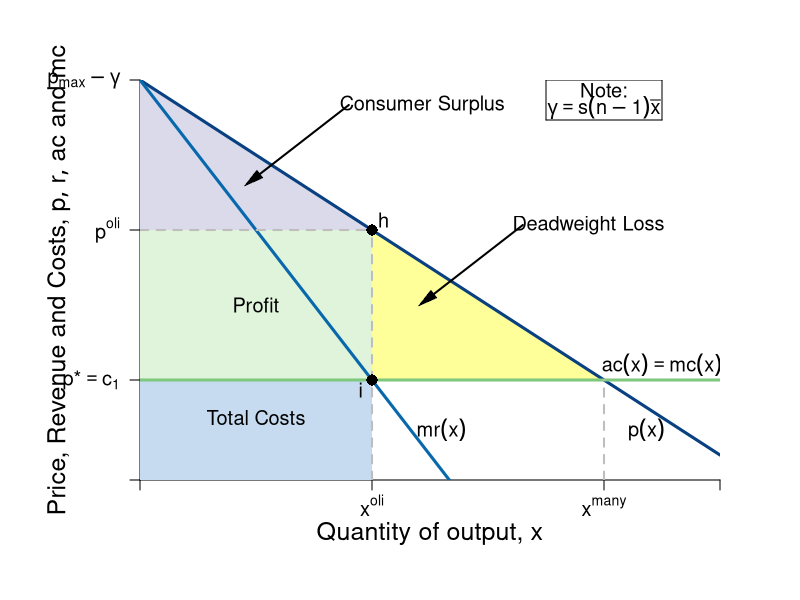

Recreate this plot in R.
#Graph Designer: Simon Halliday
#Authors: Bowles, Foley and Halliday
#Title: Coordination, Conflict and Competition: A Text in Microeconomics

require(shape)
pdf(file = "competitionmarkets/cournot_efficiency.pdf", width = 9, height = 7)

#Set parameters for graphics
axislabelsize <- 1.5
labelsize <- 1.2
graphlinewidth <- 3
segmentlinewidth <- 2

COL <- c("#7fc97f", "#beaed4", "#fdc086", "#ffff99", "#386cb0", "#f0027f", "#bf5b17", "#666666")
COLA <- c("#e0f3db", "#99d8c9","#66c2a4","#41ae76", "#238b45", "#005824")
COLB <- c("#c6dbef", "#4eb3d3", "#2b8cbe", "#0868ac","#084081")
COLC <- c("#fcfbfd", "#efedf5", "#dadaeb", "#bcbddc", "#9e9ac8", "#807dba", "#6a51a3", "#54278f", "#3f007d")

#Edited the margins to cater for the larger LHS labels
par(mar =  c(6, 7, 4, 4))

AvgRevenue <- function(x, s = 0.5, pmax = 20, c1 = 2, n = 5, xbar = 6){
  pmax -s*(n-1)*xbar -s*x
}

MRevenue <- function(x,  s = 0.5, pmax = 20, c1 = 2, n = 5,  xbar = 6){
  pmax - s*(n-1)*xbar -2*s*x
}

AvgCost <- function(x, c0 = 2, c1 = 2){
  c0/x + c1
}

xlims <- c(0, 15)
ylims <- c(0, 8)

npts <- 501 
x <- seq(xlims[1], xlims[2], length.out = npts)
y <- seq(ylims[1], ylims[2], length.out = npts) 
a <- c(13, 16.75, 19.25)

plot(0, 0, xlim = xlims, ylim = ylims, type = "n",
     xlab = expression(paste("")),
     ylab = expression(paste("")), 
     xaxt = "n", 
     yaxt = "n", 
     cex.lab = axislabelsize, 
     bty = "n",
     xaxs="i", 
     yaxs="i")

# ticksy <- seq(from = ylims[1], to = ylims[2], by = 1)
# ylabels <- seq(from = ylims[1], to = ylims[2], by = 1)
# ticksx <- seq(from = xlims[1], to = xlims[2], by = 1)
# xlabels <- seq(from = xlims[1], to = xlims[2], by = 1)
ticksy <- c(0, 2, AvgRevenue(x = 6), ylims[2])
ylabels <- c(NA, expression(paste(p,"*", phantom()== c[1])), expression(paste(p^{oli})), expression(paste(p[max] - gamma)))
ticksx <- c(0, 6, 12, xlims[2])
xlabels <- c(NA, expression(paste(x^{oli})), expression(paste(x^{many})), NA)

axis(1, at = ticksx, pos = 0, labels = xlabels, cex.axis = labelsize)
axis(2, at = ticksy, pos = 0, labels = ylabels, las = 1, cex.axis = labelsize)

npts <- 500 
xx1 <- seq(xlims[1], xlims[2], length.out = npts)
xx3 <- seq(2, 6, length.out = npts)

#Draw the polygon for profit
xpoly1 <- c(0, 6, 6, 0, 0)
ypoly1 <- c(2, 2, AvgRevenue(x = 6), AvgRevenue(x = 6), 2)
polygon(x = xpoly1, y = ypoly1, col=COLA[1], density=NULL, border = NA)

#Draw the polygon for costs
xpoly2 <- c(0, 6, 6, 0, 0)
ypoly2 <- c(0, 0, 2, 2, 2)
polygon(x = xpoly2, y = ypoly2, col=COLB[1], density=NULL, border = NA)

#Draw the polygon for deadweight loss
xpoly3 <- c(6, 6, 12, 6)
ypoly3 <- c(2, AvgRevenue(x = 6), 2, 2)
polygon(x = xpoly3, y = ypoly3, col=COL[4], density=NULL, border = NA)

#Draw the polygon for consumer surplus
xpoly4 <- c(0, 6, 0, 0)
ypoly4 <- c(AvgRevenue(x = 6), AvgRevenue(x = 6), AvgRevenue(x = 0), AvgRevenue(x = 6))
polygon(x = xpoly4, y = ypoly4, col=COLC[3], density=NULL, border = NA)


#lines(xx1, bcA(xx1, w = 10, p = 1.5), col = COLB[3], lwd = graphlinewidth)
lines(xx1, AvgRevenue(xx1), col = COLB[5], lwd = graphlinewidth)
lines(xx1, MRevenue(xx1), col = COLB[4], lwd = graphlinewidth)
#lines(xx1, AvgCost(xx1, c0 = 2, c1 = 4), col = COLA[5], lwd = graphlinewidth)

#Label the axes
mtext(expression(paste("Quantity of output, ", x)), side=1, line = 2.5, cex = axislabelsize)
text(-2.1, 0.5*ylims[2], expression(paste("Price, Revenue and Costs, ", list(p, r, ac), " and ", mc)), xpd = TRUE, cex = axislabelsize, srt = 90) 

#Label curves
text(13.5, 2.3, expression(paste(ac(x) == mc(x))), cex = labelsize)
text(13.1, 1, expression(paste(p(x))), cex = labelsize)
text(7.8, 1, expression(paste(mr(x))), cex = labelsize)

#Labels cost and profit areas
text(3, 0.5*AvgCost(x = 4), expression("Total Costs"), cex = labelsize)
text(3, 3.5, expression("Profit"), cex = labelsize)
# text(5.25, 5.5, expression("Deadweight"), cex = labelsize)
# text(5.25, 5, expression("Loss"), cex = labelsize)

#Draw segments for total costs
segments(0, AvgRevenue(x = 6), 6, AvgRevenue(x = 6), lty = 2, col = "gray" , lwd = segmentlinewidth)
segments(6, 0, 6, AvgRevenue(x = 6), lty = 2, col = "gray" , lwd = segmentlinewidth)
segments(0, 2, xlims[2], 2, lty = 1, col = COL[1] , lwd = graphlinewidth)

#Segment for many firms comparison
segments(12, 0, 12, 2, lty = 2, col = "gray" , lwd = segmentlinewidth)

#Label Points for comparison
points(6, MRevenue(x = 6), pch = 16, col = "black", cex = 1.5)
text(5.7, MRevenue(x = 6) - 0.2, expression(i), cex = labelsize)


points(6, AvgRevenue(x = 6), pch = 16, col = "black", cex = 1.5)
text(6.3, AvgRevenue(x = 6) + 0.2, expression(h), cex = labelsize)


# Arrow to Consumer surplus
text(7.3, 7.5, expression(paste("Consumer Surplus")), cex = labelsize)
#text(6, 11, expression(paste(cs(x) == frac(1,2)*(p[max] - p^{mon})*x^{mon} )), cex = labelsize)
Arrows(5.4, 7.5, 2.9, 6, col = "black", lty = 1, lwd = 2, arr.type = "triangle", arr.lwd = 0.5)

# Arrow to Deadweight loss
text(11.6, 5.1, expression(paste("Deadweight Loss")), cex = labelsize)
#text(9, 7, expression(paste(dwl(x) == frac(1,2)*(p^{mon} - c[1])*(x^{many} - x^{mon}))), cex = labelsize)
Arrows(9.9, 5.1, 7.4, 3.6, col = "black", lty = 1, lwd = 2, arr.type = "triangle", arr.lwd = 0.5)

text(12, 7.8, expression(paste("Note:")), cex = labelsize)
text(12, 7.45, expression(paste(gamma == s*(n-1)*bar(x))), cex = labelsize)
segments(10.5, 7.2, 13.5, 7.2, lty = 1, col = "black" , lwd = 1)
segments(10.5, 8, 13.5, 8, lty = 1, col = "black" , lwd = 1)
segments(10.5, 7.2, 10.5, 8, lty = 1, col = "black" , lwd = 1)
segments(13.5, 7.2, 13.5, 8, lty = 1, col = "black" , lwd = 1)


dev.off()
